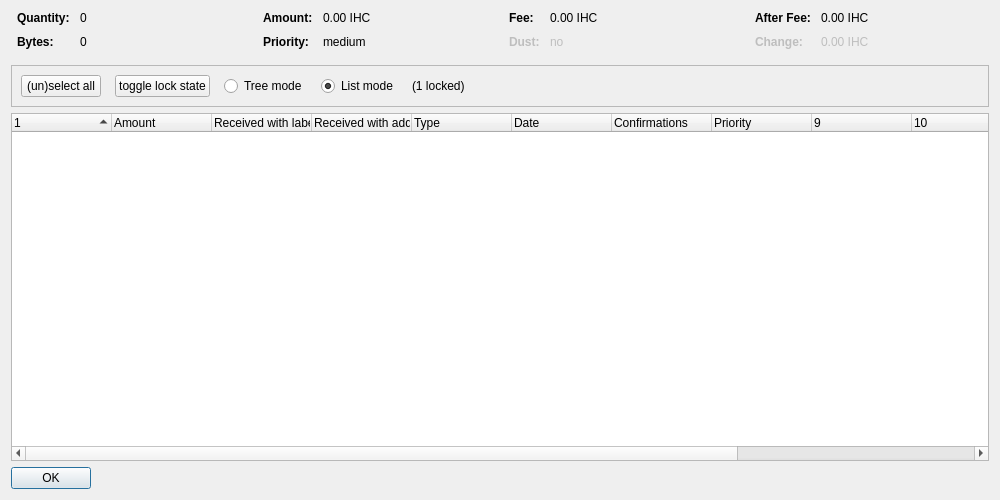
<?xml version="1.0" encoding="UTF-8"?>
<ui version="4.0">
 <class>CoinControlDialog</class>
 <widget class="QDialog" name="CoinControlDialog">
  <property name="geometry">
   <rect>
    <x>0</x>
    <y>0</y>
    <width>1000</width>
    <height>500</height>
   </rect>
  </property>
  <property name="windowTitle">
   <string>Coin Selection</string>
  </property>
  <layout class="QVBoxLayout" name="verticalLayout">
   <item>
    <layout class="QHBoxLayout" name="horizontalLayoutTop" stretch="0,0,0,0">
     <property name="topMargin">
      <number>0</number>
     </property>
     <property name="bottomMargin">
      <number>10</number>
     </property>
     <item>
      <layout class="QFormLayout" name="formLayoutCoinControl1">
       <property name="horizontalSpacing">
        <number>10</number>
       </property>
       <property name="verticalSpacing">
        <number>10</number>
       </property>
       <property name="leftMargin">
        <number>6</number>
       </property>
       <property name="rightMargin">
        <number>6</number>
       </property>
       <item row="0" column="0">
        <widget class="QLabel" name="labelCoinControlQuantityText">
         <property name="font">
          <font>
           <weight>75</weight>
           <bold>true</bold>
          </font>
         </property>
         <property name="text">
          <string>Quantity:</string>
         </property>
        </widget>
       </item>
       <item row="0" column="1">
        <widget class="QLabel" name="labelCoinControlQuantity">
         <property name="cursor">
          <cursorShape>IBeamCursor</cursorShape>
         </property>
         <property name="contextMenuPolicy">
          <enum>Qt::ActionsContextMenu</enum>
         </property>
         <property name="text">
          <string notr="true">0</string>
         </property>
         <property name="textInteractionFlags">
          <set>Qt::LinksAccessibleByMouse|Qt::TextSelectableByKeyboard|Qt::TextSelectableByMouse</set>
         </property>
        </widget>
       </item>
       <item row="1" column="0">
        <widget class="QLabel" name="labelCoinControlBytesText">
         <property name="font">
          <font>
           <weight>75</weight>
           <bold>true</bold>
          </font>
         </property>
         <property name="text">
          <string>Bytes:</string>
         </property>
        </widget>
       </item>
       <item row="1" column="1">
        <widget class="QLabel" name="labelCoinControlBytes">
         <property name="cursor">
          <cursorShape>IBeamCursor</cursorShape>
         </property>
         <property name="contextMenuPolicy">
          <enum>Qt::ActionsContextMenu</enum>
         </property>
         <property name="text">
          <string notr="true">0</string>
         </property>
         <property name="textInteractionFlags">
          <set>Qt::LinksAccessibleByMouse|Qt::TextSelectableByKeyboard|Qt::TextSelectableByMouse</set>
         </property>
        </widget>
       </item>
      </layout>
     </item>
     <item>
      <layout class="QFormLayout" name="formLayoutCoinControl2">
       <property name="horizontalSpacing">
        <number>10</number>
       </property>
       <property name="verticalSpacing">
        <number>10</number>
       </property>
       <property name="leftMargin">
        <number>6</number>
       </property>
       <property name="rightMargin">
        <number>6</number>
       </property>
       <item row="0" column="0">
        <widget class="QLabel" name="labelCoinControlAmountText">
         <property name="font">
          <font>
           <weight>75</weight>
           <bold>true</bold>
          </font>
         </property>
         <property name="text">
          <string>Amount:</string>
         </property>
        </widget>
       </item>
       <item row="0" column="1">
        <widget class="QLabel" name="labelCoinControlAmount">
         <property name="cursor">
          <cursorShape>IBeamCursor</cursorShape>
         </property>
         <property name="contextMenuPolicy">
          <enum>Qt::ActionsContextMenu</enum>
         </property>
         <property name="text">
          <string notr="true">0.00 IHC</string>
         </property>
         <property name="textInteractionFlags">
          <set>Qt::LinksAccessibleByMouse|Qt::TextSelectableByKeyboard|Qt::TextSelectableByMouse</set>
         </property>
        </widget>
       </item>
       <item row="1" column="0">
        <widget class="QLabel" name="labelCoinControlPriorityText">
         <property name="font">
          <font>
           <weight>75</weight>
           <bold>true</bold>
          </font>
         </property>
         <property name="text">
          <string>Priority:</string>
         </property>
        </widget>
       </item>
       <item row="1" column="1">
        <widget class="QLabel" name="labelCoinControlPriority">
         <property name="cursor">
          <cursorShape>IBeamCursor</cursorShape>
         </property>
         <property name="contextMenuPolicy">
          <enum>Qt::ActionsContextMenu</enum>
         </property>
         <property name="text">
          <string>medium</string>
         </property>
         <property name="textInteractionFlags">
          <set>Qt::LinksAccessibleByMouse|Qt::TextSelectableByKeyboard|Qt::TextSelectableByMouse</set>
         </property>
        </widget>
       </item>
      </layout>
     </item>
     <item>
      <layout class="QFormLayout" name="formLayoutCoinControl3">
       <property name="horizontalSpacing">
        <number>10</number>
       </property>
       <property name="verticalSpacing">
        <number>10</number>
       </property>
       <property name="leftMargin">
        <number>6</number>
       </property>
       <property name="rightMargin">
        <number>6</number>
       </property>
       <item row="0" column="0">
        <widget class="QLabel" name="labelCoinControlFeeText">
         <property name="font">
          <font>
           <weight>75</weight>
           <bold>true</bold>
          </font>
         </property>
         <property name="text">
          <string>Fee:</string>
         </property>
        </widget>
       </item>
       <item row="0" column="1">
        <widget class="QLabel" name="labelCoinControlFee">
         <property name="cursor">
          <cursorShape>IBeamCursor</cursorShape>
         </property>
         <property name="contextMenuPolicy">
          <enum>Qt::ActionsContextMenu</enum>
         </property>
         <property name="text">
          <string notr="true">0.00 IHC</string>
         </property>
         <property name="textInteractionFlags">
          <set>Qt::LinksAccessibleByMouse|Qt::TextSelectableByKeyboard|Qt::TextSelectableByMouse</set>
         </property>
        </widget>
       </item>
       <item row="1" column="0">
        <widget class="QLabel" name="labelCoinControlLowOutputText">
         <property name="enabled">
          <bool>false</bool>
         </property>
         <property name="font">
          <font>
           <weight>75</weight>
           <bold>true</bold>
          </font>
         </property>
         <property name="text">
          <string>Dust:</string>
         </property>
        </widget>
       </item>
       <item row="1" column="1">
        <widget class="QLabel" name="labelCoinControlLowOutput">
         <property name="enabled">
          <bool>false</bool>
         </property>
         <property name="cursor">
          <cursorShape>IBeamCursor</cursorShape>
         </property>
         <property name="contextMenuPolicy">
          <enum>Qt::ActionsContextMenu</enum>
         </property>
         <property name="text">
          <string>no</string>
         </property>
         <property name="textInteractionFlags">
          <set>Qt::LinksAccessibleByMouse|Qt::TextSelectableByKeyboard|Qt::TextSelectableByMouse</set>
         </property>
        </widget>
       </item>
      </layout>
     </item>
     <item>
      <layout class="QFormLayout" name="formLayoutCoinControl4">
       <property name="horizontalSpacing">
        <number>10</number>
       </property>
       <property name="verticalSpacing">
        <number>10</number>
       </property>
       <property name="leftMargin">
        <number>6</number>
       </property>
       <property name="rightMargin">
        <number>6</number>
       </property>
       <item row="0" column="0">
        <widget class="QLabel" name="labelCoinControlAfterFeeText">
         <property name="font">
          <font>
           <weight>75</weight>
           <bold>true</bold>
          </font>
         </property>
         <property name="text">
          <string>After Fee:</string>
         </property>
        </widget>
       </item>
       <item row="0" column="1">
        <widget class="QLabel" name="labelCoinControlAfterFee">
         <property name="cursor">
          <cursorShape>IBeamCursor</cursorShape>
         </property>
         <property name="contextMenuPolicy">
          <enum>Qt::ActionsContextMenu</enum>
         </property>
         <property name="text">
          <string notr="true">0.00 IHC</string>
         </property>
         <property name="textInteractionFlags">
          <set>Qt::LinksAccessibleByMouse|Qt::TextSelectableByKeyboard|Qt::TextSelectableByMouse</set>
         </property>
        </widget>
       </item>
       <item row="1" column="0">
        <widget class="QLabel" name="labelCoinControlChangeText">
         <property name="enabled">
          <bool>false</bool>
         </property>
         <property name="font">
          <font>
           <weight>75</weight>
           <bold>true</bold>
          </font>
         </property>
         <property name="text">
          <string>Change:</string>
         </property>
        </widget>
       </item>
       <item row="1" column="1">
        <widget class="QLabel" name="labelCoinControlChange">
         <property name="enabled">
          <bool>false</bool>
         </property>
         <property name="cursor">
          <cursorShape>IBeamCursor</cursorShape>
         </property>
         <property name="contextMenuPolicy">
          <enum>Qt::ActionsContextMenu</enum>
         </property>
         <property name="text">
          <string notr="true">0.00 IHC</string>
         </property>
         <property name="textInteractionFlags">
          <set>Qt::LinksAccessibleByMouse|Qt::TextSelectableByKeyboard|Qt::TextSelectableByMouse</set>
         </property>
        </widget>
       </item>
      </layout>
     </item>
    </layout>
   </item>
   <item>
    <widget class="QFrame" name="frame">
     <property name="minimumSize">
      <size>
       <width>0</width>
       <height>40</height>
      </size>
     </property>
     <property name="frameShape">
      <enum>QFrame::StyledPanel</enum>
     </property>
     <property name="frameShadow">
      <enum>QFrame::Sunken</enum>
     </property>
     <layout class="QHBoxLayout" name="horizontalLayout">
      <item>
       <layout class="QHBoxLayout" name="horizontalLayoutPanel" stretch="0,0,0,0,0,0">
        <property name="spacing">
         <number>14</number>
        </property>
        <item>
         <widget class="QPushButton" name="pushButtonSelectAll">
          <property name="sizePolicy">
           <sizepolicy hsizetype="Maximum" vsizetype="Fixed">
            <horstretch>0</horstretch>
            <verstretch>0</verstretch>
           </sizepolicy>
          </property>
          <property name="text">
           <string>(un)select all</string>
          </property>
          <property name="autoDefault">
           <bool>false</bool>
          </property>
         </widget>
        </item>
        <item>
         <widget class="QPushButton" name="pushButtonToggleLock">
          <property name="sizePolicy">
           <sizepolicy hsizetype="Maximum" vsizetype="Fixed">
            <horstretch>0</horstretch>
            <verstretch>0</verstretch>
           </sizepolicy>
          </property>
          <property name="text">
           <string>toggle lock state</string>
          </property>
          <property name="autoDefault">
           <bool>false</bool>
          </property>
         </widget>
        </item>
        <item>
         <widget class="QRadioButton" name="radioTreeMode">
          <property name="sizePolicy">
           <sizepolicy hsizetype="Maximum" vsizetype="Fixed">
            <horstretch>0</horstretch>
            <verstretch>0</verstretch>
           </sizepolicy>
          </property>
          <property name="text">
           <string>Tree mode</string>
          </property>
         </widget>
        </item>
        <item>
         <widget class="QRadioButton" name="radioListMode">
          <property name="sizePolicy">
           <sizepolicy hsizetype="Maximum" vsizetype="Fixed">
            <horstretch>0</horstretch>
            <verstretch>0</verstretch>
           </sizepolicy>
          </property>
          <property name="text">
           <string>List mode</string>
          </property>
          <property name="checked">
           <bool>true</bool>
          </property>
         </widget>
        </item>
        <item>
         <widget class="QLabel" name="labelLocked">
          <property name="text">
           <string>(1 locked)</string>
          </property>
         </widget>
        </item>
        <item>
         <spacer name="horizontalSpacer">
          <property name="orientation">
           <enum>Qt::Horizontal</enum>
          </property>
          <property name="sizeHint" stdset="0">
           <size>
            <width>40</width>
            <height>20</height>
           </size>
          </property>
         </spacer>
        </item>
       </layout>
      </item>
     </layout>
    </widget>
   </item>
   <item>
    <widget class="CoinControlTreeWidget" name="treeWidget">
     <property name="contextMenuPolicy">
      <enum>Qt::CustomContextMenu</enum>
     </property>
     <property name="sortingEnabled">
      <bool>false</bool>
     </property>
     <property name="columnCount">
      <number>13</number>
     </property>
     <attribute name="headerShowSortIndicator" stdset="0">
      <bool>true</bool>
     </attribute>
     <attribute name="headerStretchLastSection">
      <bool>false</bool>
     </attribute>
     <column>
      <property name="text">
       <string/>
      </property>
     </column>
     <column>
      <property name="text">
       <string>Amount</string>
      </property>
     </column>
     <column>
      <property name="text">
       <string>Received with label</string>
      </property>
     </column>
     <column>
      <property name="text">
       <string>Received with address</string>
      </property>
     </column>
     <column>
      <property name="text">
       <string>Type</string>
      </property>
     </column>
     <column>
      <property name="text">
       <string>Date</string>
      </property>
     </column>
     <column>
      <property name="text">
       <string>Confirmations</string>
      </property>
      <property name="toolTip">
       <string>Confirmed</string>
      </property>
     </column>
     <column>
      <property name="text">
       <string>Priority</string>
      </property>
     </column>
     <column>
      <property name="text">
       <string/>
      </property>
     </column>
     <column>
      <property name="text">
       <string/>
      </property>
     </column>
     <column>
      <property name="text">
       <string/>
      </property>
     </column>
     <column>
      <property name="text">
       <string/>
      </property>
     </column>
     <column>
      <property name="text">
       <string/>
      </property>
     </column>
    </widget>
   </item>
   <item>
    <widget class="QDialogButtonBox" name="buttonBox">
     <property name="sizePolicy">
      <sizepolicy hsizetype="Maximum" vsizetype="Fixed">
       <horstretch>0</horstretch>
       <verstretch>0</verstretch>
      </sizepolicy>
     </property>
     <property name="orientation">
      <enum>Qt::Horizontal</enum>
     </property>
     <property name="standardButtons">
      <set>QDialogButtonBox::Ok</set>
     </property>
    </widget>
   </item>
  </layout>
 </widget>
 <customwidgets>
  <customwidget>
   <class>CoinControlTreeWidget</class>
   <extends>QTreeWidget</extends>
   <header>coincontroltreewidget.h</header>
  </customwidget>
 </customwidgets>
 <resources/>
 <connections/>
</ui>
